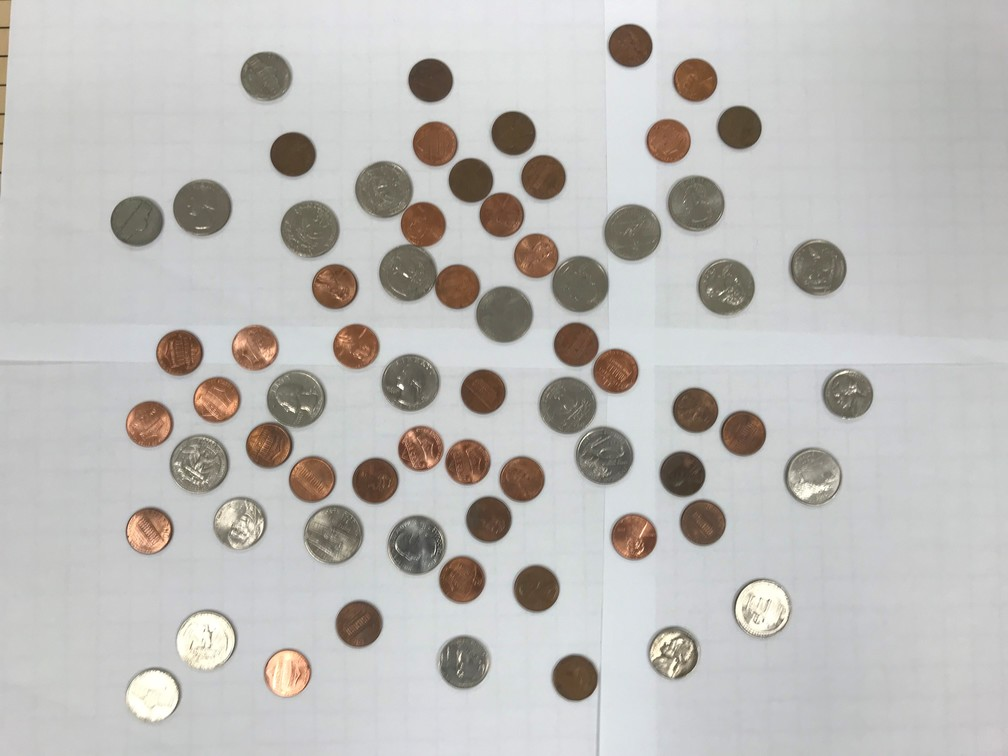
//> input picture OpenCV Coin Counter/coins1.jpg, 1008 x 756 px
$ ./l7   (built with g++ and OpenCV 4)
//> lines starting //> are read from the running program, lines starting //| are printed output that depends on the picture; after the words box and inside, x2 and y2 are one past the last pixel; in counts of white or black regions, pixels touching at a corner belong together
#include "opencv2/imgcodecs.hpp"
#include "opencv2/imgproc.hpp"
#include <iostream>
#include <fstream>

using namespace std;
using namespace cv;

const int cannyThreshold = 120;
const int accumulatorThreshold = 16;
int pennies, nickels, quarters, dimes, half_dollars;

void HoughDetection(const Mat& src_gray, const Mat& src_display, int cannyThreshold, int accumulatorThreshold)
{
    vector<Vec3f> circles;
    HoughCircles( src_gray, circles, HOUGH_GRADIENT, 1, src_gray.rows/55, cannyThreshold, accumulatorThreshold, 16, 46);

    Mat display = src_display.clone();
    for( size_t i = 0; i < circles.size(); i++ )
    {
        Point center(cvRound(circles[i][0]), cvRound(circles[i][1]));
        int radius = cvRound(circles[i][2]);
        // [23 lines of commented-out code are left out]
        if(radius < 20){
            dimes++;
        }
        else if(radius < 24){
            pennies++;
        }
        else if(radius < 28){
            nickels++;
        }
        else if(radius < 39){
            quarters++;
        }
        else{
            half_dollars++;
        }

        circle( display, center, 3, Scalar(0,255,0), -1, 8, 0 );
        circle( display, center, radius, Scalar(0,0,255), 3, 8, 0 );
    }
    imwrite("imagec.jpg", display);
}


int main(int argc, char** argv)
{
    Mat src, src_gray;

    String imageName("coins1.jpg");
    src = imread( samples::findFile( imageName ), IMREAD_COLOR );
//> src is the input picture: 756 rows x 1008 cols, CV_8UC3; mean B, G, R 185.6, 188.2, 190.1

    cvtColor( src, src_gray, COLOR_BGR2GRAY );
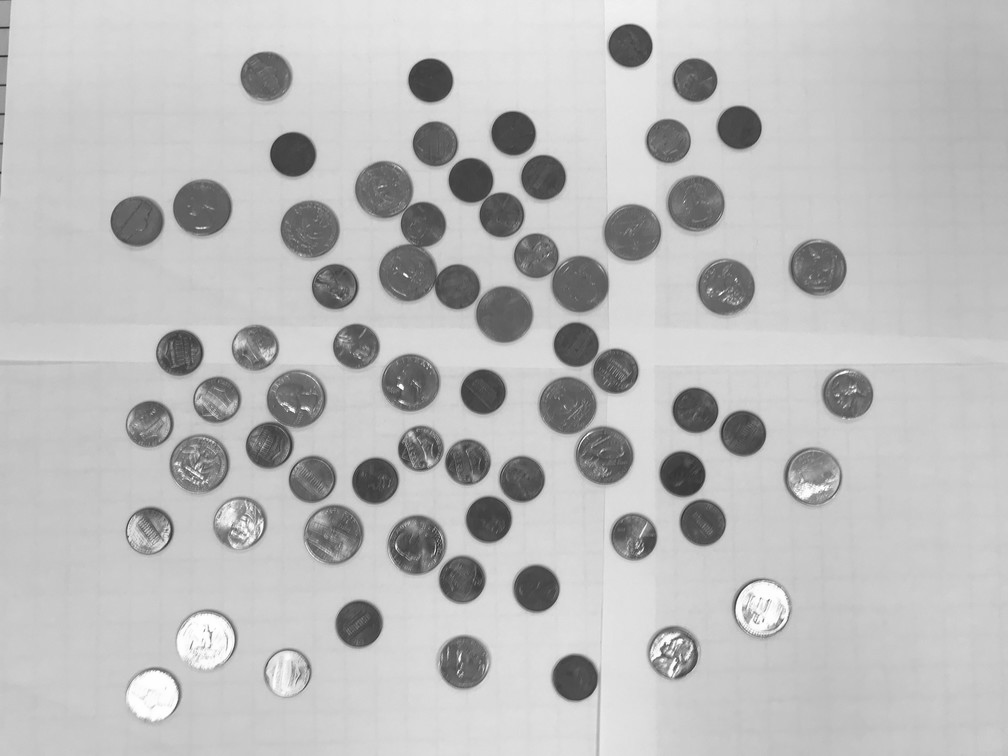
//> src_gray: 756 rows x 1008 cols, CV_8UC1; min 41, max 255, mean 188.4

    GaussianBlur( src_gray, src_gray, Size(9, 9), 2, 2 );

    HoughDetection(src_gray, src, cannyThreshold, accumulatorThreshold);
//> in HoughDetection, `HoughCircles( src_gray, circles, HOUGH_GRADIENT, 1, src_gray.rows/55, ..`: circles = 72 circles (x, y, radius), first 12: [631.5, 232.5, 28.6], [383.5, 189.5, 28.6], [579.5, 283.5, 28.1], [410.5, 382.5, 28.9], [633.5, 536.5, 23.2], [333.5, 533.5, 30.1], [434.5, 143.5, 22.3], [482.5, 391.5, 22.1], [567.5, 405.5, 28.6], [694.5, 409.5, 22.5], [420.5, 448.5, 22.9], [501.5, 214.5, 22.9]
//> the loop in HoughDetection, `for( size_t i = 0; i < circles.size(); i++ )` made 72 passes
//> (center, radius) on passes 1 to 12: (Point(632, 232), 29), (Point(384, 190), 29), (Point(580, 284), 28), (Point(410, 382), 29), (Point(634, 536), 23), (Point(334, 534), 30), (Point(434, 144), 22), (Point(482, 392), 22), (Point(568, 406), 29), (Point(694, 410), 22), (Point(420, 448), 23), (Point(502, 214), 23)
//> after the loop in HoughDetection, `for( size_t i = 0; i < circles.size(); i++ )`:
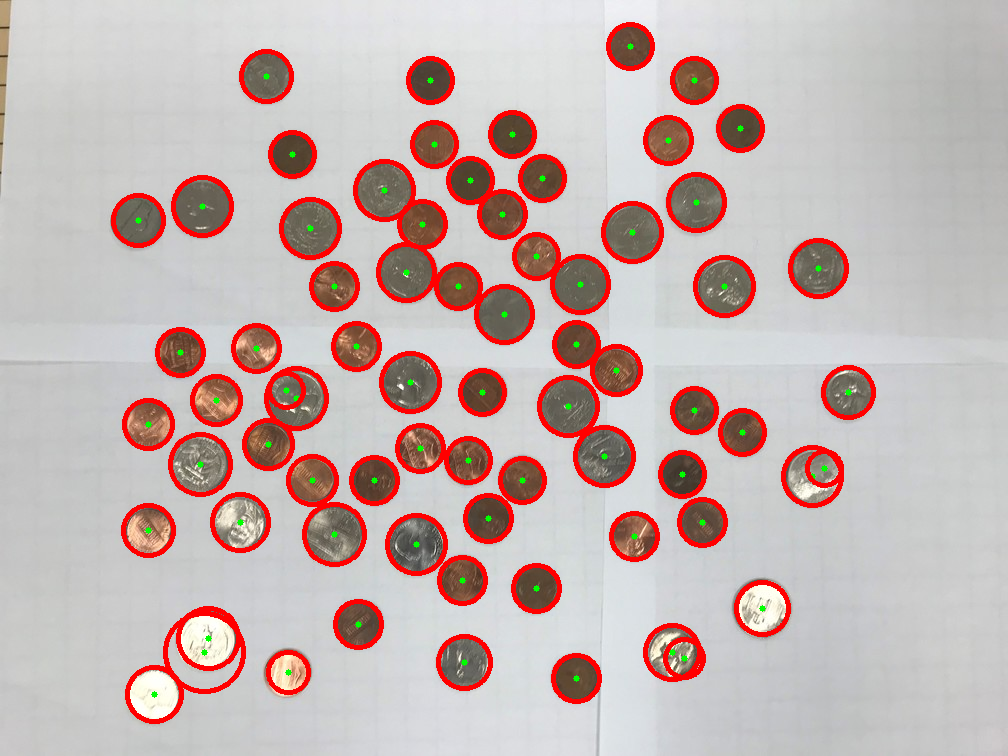
//> display: 756 rows x 1008 cols, CV_8UC3; 7.51% of pixels changed, all inside (x1, y1, x2, y2) = (111, 22, 876, 724)
//> after the loop in HoughDetection, `for( size_t i = 0; i < circles.size(); i++ )`: dimes = 3; pennies = 35; nickels = 13; quarters = 20; half_dollars = 1
    double total = pennies * .01 + nickels * .05 + dimes * .1 + quarters * .25 + half_dollars * .5;
//> total = 6.8
    cout<<"There are "<< pennies << " pennies, " << nickels << " nickels, " << dimes << " dimes, " << quarters <<" quarters, and " << half_dollars <<" half dollars for a total of $" << total;
//| There are 35 pennies, 13 nickels, 3 dimes, 20 quarters, and 1 half dollars for a total of $6.8
    ofstream myFile;
    myFile.open("results.txt");
    myFile << "There are "<< pennies << " pennies, " << nickels << " nickels, " << dimes << " dimes, " << quarters <<" quarters, and " << half_dollars <<" half dollars for a total of $" << total;
    myFile.close();
    return 0;
}

$ run again, with OpenCV Coin Counter/coins2.jpg copied over OpenCV Coin Counter/coins1.jpg
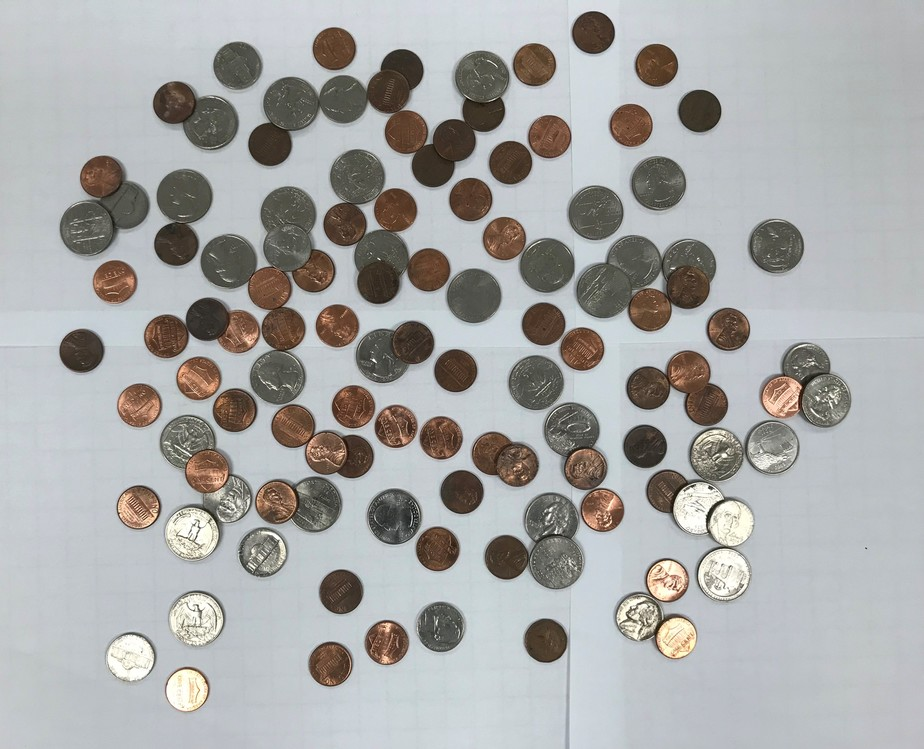
//> input picture OpenCV Coin Counter/coins2.jpg, 924 x 749 px
//> src is the input picture: 749 rows x 924 cols, CV_8UC3; mean B, G, R 166.9, 167.9, 167.5
//> `cvtColor( src, src_gray, COLOR_BGR2GRAY );`:
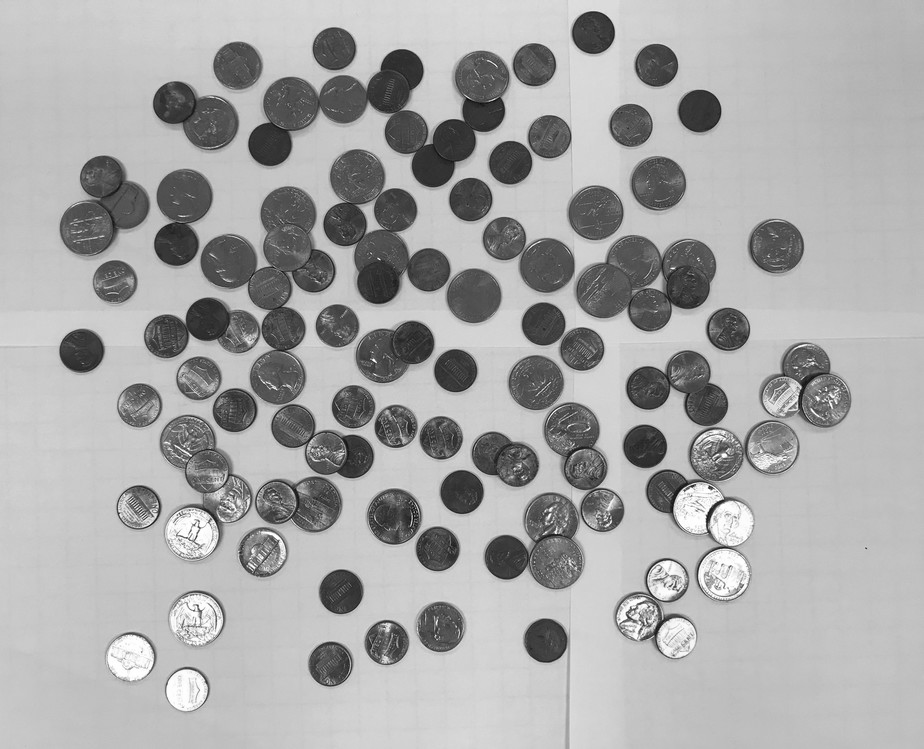
//> src_gray: 749 rows x 924 cols, CV_8UC1; min 1, max 255, mean 167.7
//> circles = 131 circles (x, y, radius), first 12: [382.5, 355.5, 27.3], [428.5, 269.5, 21.6], [595.5, 212.5, 27.3], [473.5, 295.5, 27.9], [546.5, 265.5, 27.5], [535.5, 381.5, 27.3], [138.5, 507.5, 22.9], [330.5, 663.5, 22.3], [555.5, 561.5, 28], [394.5, 516.5, 27.4], [461.5, 491.5, 22.1], [470.5, 199.5, 22.1]
//> the loop in HoughDetection, `for( size_t i = 0; i < circles.size(); i++ )` made 131 passes
//> (center, radius) on passes 1 to 8: (Point(382, 356), 27), (Point(428, 270), 22), (Point(596, 212), 27), (Point(474, 296), 28), (Point(546, 266), 28), (Point(536, 382), 27), (Point(138, 508), 23), (Point(330, 664), 22)
//> after the loop in HoughDetection, `for( size_t i = 0; i < circles.size(); i++ )`:
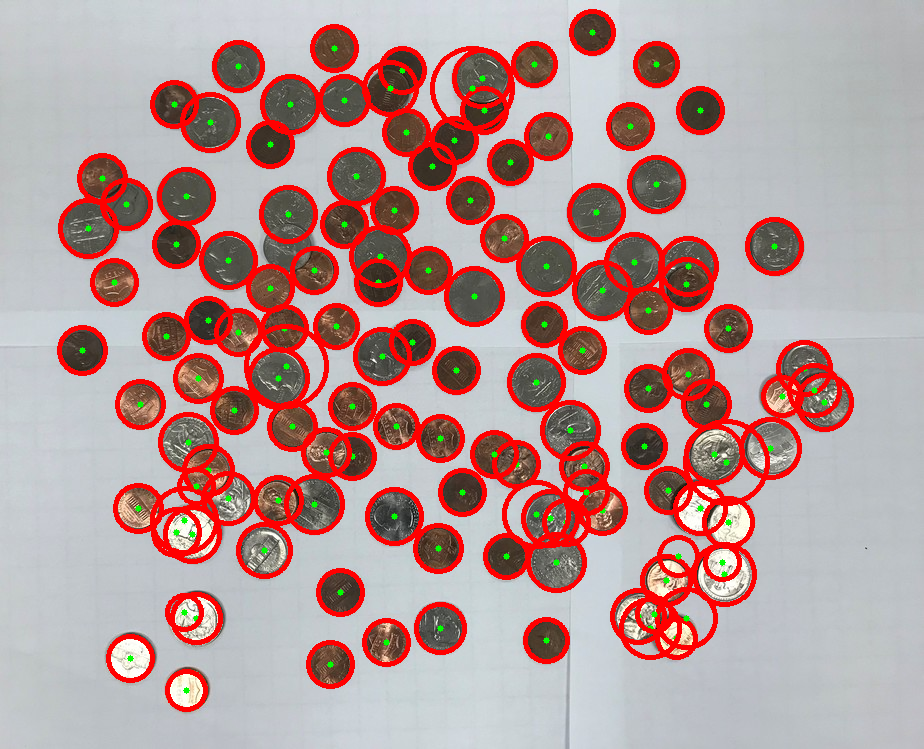
//> display: 749 rows x 924 cols, CV_8UC3; 13.74% of pixels changed, all inside (x1, y1, x2, y2) = (57, 9, 854, 712)
//> after the loop in HoughDetection, `for( size_t i = 0; i < circles.size(); i++ )`: dimes = 8; pennies = 68; nickels = 30; quarters = 22; half_dollars = 3
//> total = 9.98
//| There are 68 pennies, 30 nickels, 8 dimes, 22 quarters, and 3 half dollars for a total of $9.98

$ run again, with OpenCV Coin Counter/coins3.jpg copied over OpenCV Coin Counter/coins1.jpg
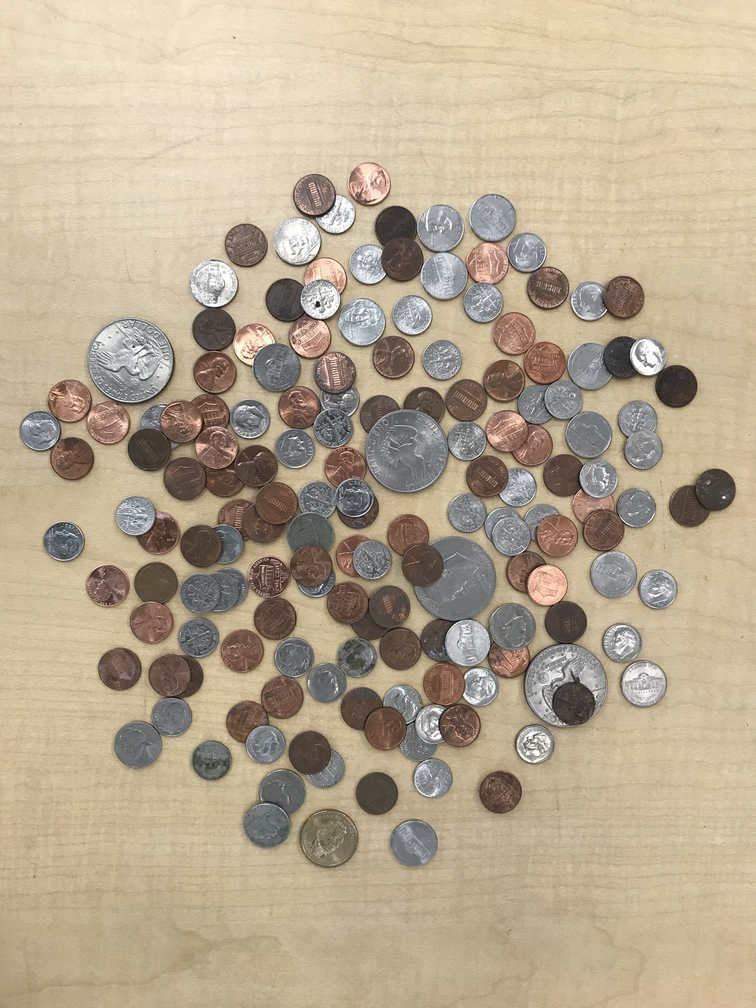
//> input picture OpenCV Coin Counter/coins3.jpg, 756 x 1008 px
//> src is the input picture: 1008 rows x 756 cols, CV_8UC3; mean B, G, R 144.4, 167.6, 182.5
//> `cvtColor( src, src_gray, COLOR_BGR2GRAY );`:
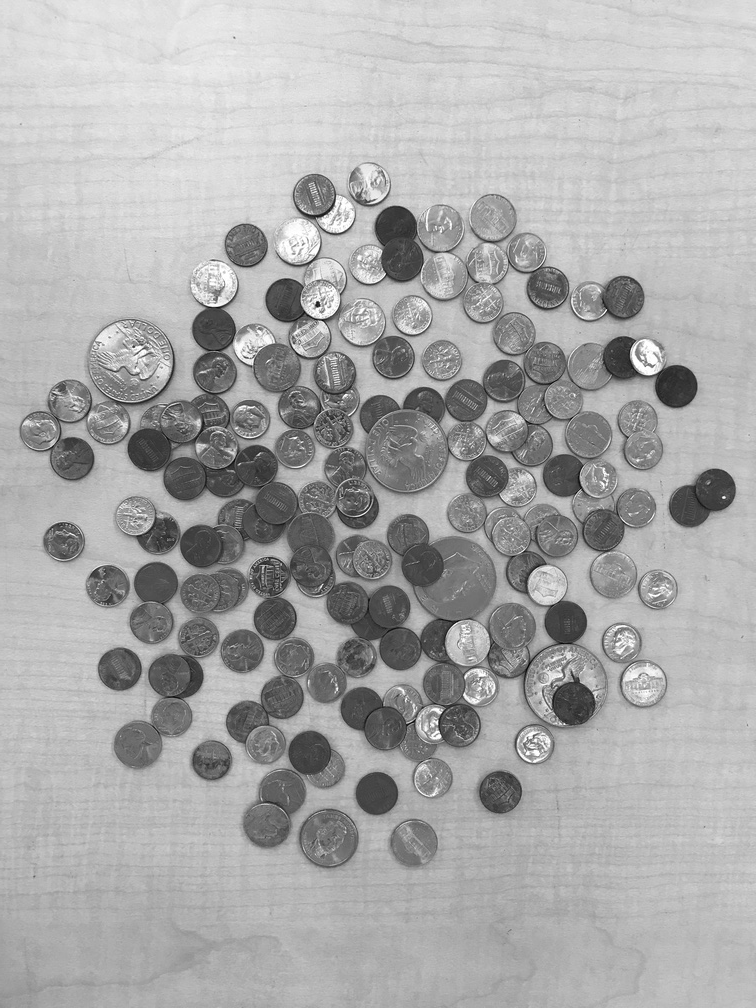
//> src_gray: 1008 rows x 756 cols, CV_8UC1; min 2, max 255, mean 169.4
//> circles = 140 circles (x, y, radius), first 12: [130.5, 361.5, 45.4], [486.5, 476.5, 21.5], [313.5, 196.5, 23], [155.5, 583.5, 22.3], [407.5, 451.5, 44.3], [119.5, 668.5, 21.4], [563.5, 475.5, 21.3], [211.5, 760.5, 20.2], [69.5, 401.5, 22.5], [452.5, 580.5, 44.3], [376.5, 793.5, 21.1], [361.5, 708.5, 21.8]
//> the loop in HoughDetection, `for( size_t i = 0; i < circles.size(); i++ )` made 140 passes
//> (center, radius, quarters) on pass 35: (Point(326, 838), 32, 1)
//> after the loop in HoughDetection, `for( size_t i = 0; i < circles.size(); i++ )`:
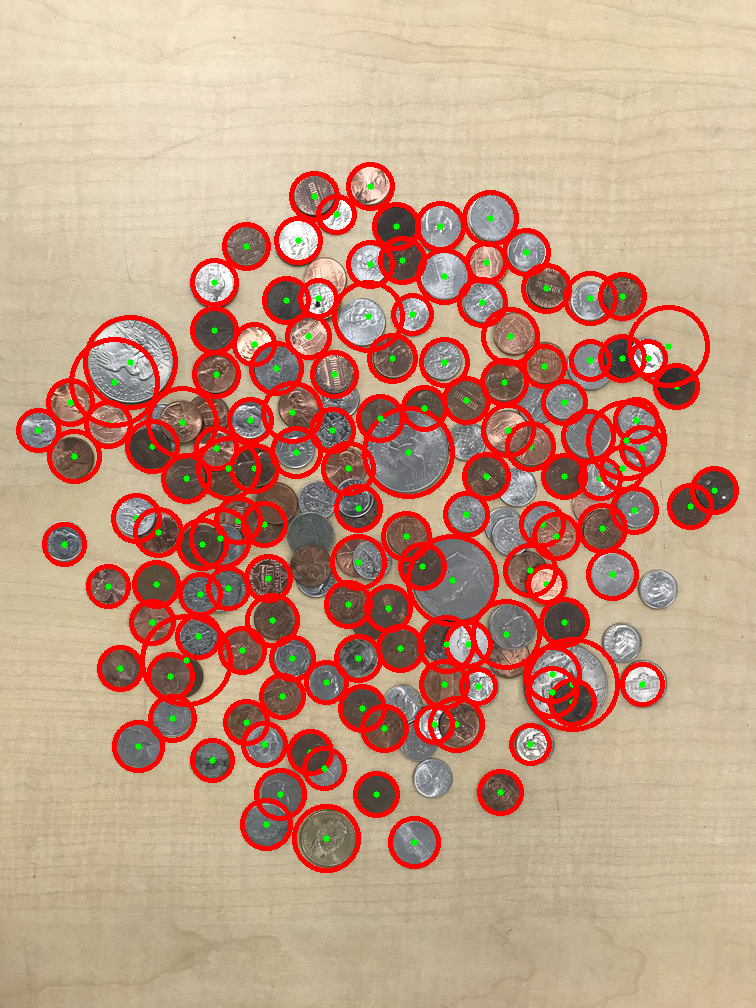
//> display: 1008 rows x 756 cols, CV_8UC3; 12.75% of pixels changed, all inside (x1, y1, x2, y2) = (16, 162, 739, 873)
//> after the loop in HoughDetection, `for( size_t i = 0; i < circles.size(); i++ )`: dimes = 10; pennies = 91; nickels = 24; quarters = 8; half_dollars = 7
//> total = 8.61
//| There are 91 pennies, 24 nickels, 10 dimes, 8 quarters, and 7 half dollars for a total of $8.61
